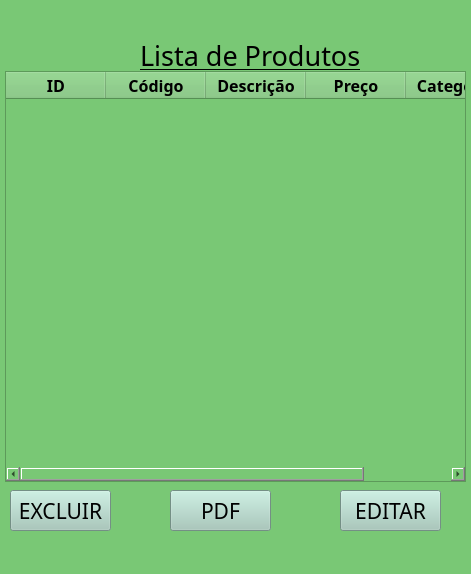
<?xml version="1.0" encoding="UTF-8"?>
<ui version="4.0">
 <class>MainWindow</class>
 <widget class="QMainWindow" name="MainWindow">
  <property name="geometry">
   <rect>
    <x>0</x>
    <y>0</y>
    <width>471</width>
    <height>574</height>
   </rect>
  </property>
  <property name="windowTitle">
   <string>MainWindow</string>
  </property>
  <property name="styleSheet">
   <string notr="true">background-color: rgb(121, 200, 117);</string>
  </property>
  <widget class="QWidget" name="centralwidget">
   <widget class="QLabel" name="label">
    <property name="geometry">
     <rect>
      <x>140</x>
      <y>40</y>
      <width>251</width>
      <height>31</height>
     </rect>
    </property>
    <property name="font">
     <font>
      <family>MS PGothic</family>
      <pointsize>20</pointsize>
      <underline>true</underline>
     </font>
    </property>
    <property name="text">
     <string>Lista de Produtos</string>
    </property>
   </widget>
   <widget class="QTableWidget" name="tableWidget">
    <property name="geometry">
     <rect>
      <x>5</x>
      <y>71</y>
      <width>461</width>
      <height>411</height>
     </rect>
    </property>
    <property name="gridStyle">
     <enum>Qt::DashLine</enum>
    </property>
    <column>
     <property name="text">
      <string>ID</string>
     </property>
     <property name="font">
      <font>
       <family>MS PGothic</family>
       <pointsize>12</pointsize>
       <weight>75</weight>
       <bold>true</bold>
      </font>
     </property>
    </column>
    <column>
     <property name="text">
      <string>Código</string>
     </property>
     <property name="font">
      <font>
       <family>MS PGothic</family>
       <pointsize>12</pointsize>
       <weight>75</weight>
       <bold>true</bold>
      </font>
     </property>
    </column>
    <column>
     <property name="text">
      <string>Descrição</string>
     </property>
     <property name="font">
      <font>
       <family>MS PGothic</family>
       <pointsize>12</pointsize>
       <weight>75</weight>
       <bold>true</bold>
      </font>
     </property>
    </column>
    <column>
     <property name="text">
      <string>Preço</string>
     </property>
     <property name="font">
      <font>
       <family>MS PGothic</family>
       <pointsize>12</pointsize>
       <weight>75</weight>
       <bold>true</bold>
      </font>
     </property>
    </column>
    <column>
     <property name="text">
      <string>Categoria</string>
     </property>
     <property name="font">
      <font>
       <family>MS PGothic</family>
       <pointsize>12</pointsize>
       <weight>75</weight>
       <bold>true</bold>
      </font>
     </property>
    </column>
   </widget>
   <widget class="QPushButton" name="buttonPDF">
    <property name="geometry">
     <rect>
      <x>170</x>
      <y>490</y>
      <width>101</width>
      <height>41</height>
     </rect>
    </property>
    <property name="font">
     <font>
      <family>MS PGothic</family>
      <pointsize>16</pointsize>
     </font>
    </property>
    <property name="styleSheet">
     <string notr="true">background-color: rgb(162, 200, 186);</string>
    </property>
    <property name="text">
     <string>PDF</string>
    </property>
   </widget>
   <widget class="QPushButton" name="buttonExcluir">
    <property name="geometry">
     <rect>
      <x>10</x>
      <y>490</y>
      <width>101</width>
      <height>41</height>
     </rect>
    </property>
    <property name="font">
     <font>
      <family>MS PGothic</family>
      <pointsize>16</pointsize>
     </font>
    </property>
    <property name="styleSheet">
     <string notr="true">background-color: rgb(162, 200, 186);</string>
    </property>
    <property name="text">
     <string>EXCLUIR</string>
    </property>
   </widget>
   <widget class="QPushButton" name="buttonEditar">
    <property name="geometry">
     <rect>
      <x>340</x>
      <y>490</y>
      <width>101</width>
      <height>41</height>
     </rect>
    </property>
    <property name="font">
     <font>
      <family>MS PGothic</family>
      <pointsize>16</pointsize>
     </font>
    </property>
    <property name="styleSheet">
     <string notr="true">background-color: rgb(162, 200, 186);</string>
    </property>
    <property name="text">
     <string>EDITAR</string>
    </property>
   </widget>
  </widget>
  <widget class="QMenuBar" name="menubar">
   <property name="geometry">
    <rect>
     <x>0</x>
     <y>0</y>
     <width>471</width>
     <height>21</height>
    </rect>
   </property>
  </widget>
  <widget class="QStatusBar" name="statusbar"/>
 </widget>
 <resources/>
 <connections/>
</ui>
